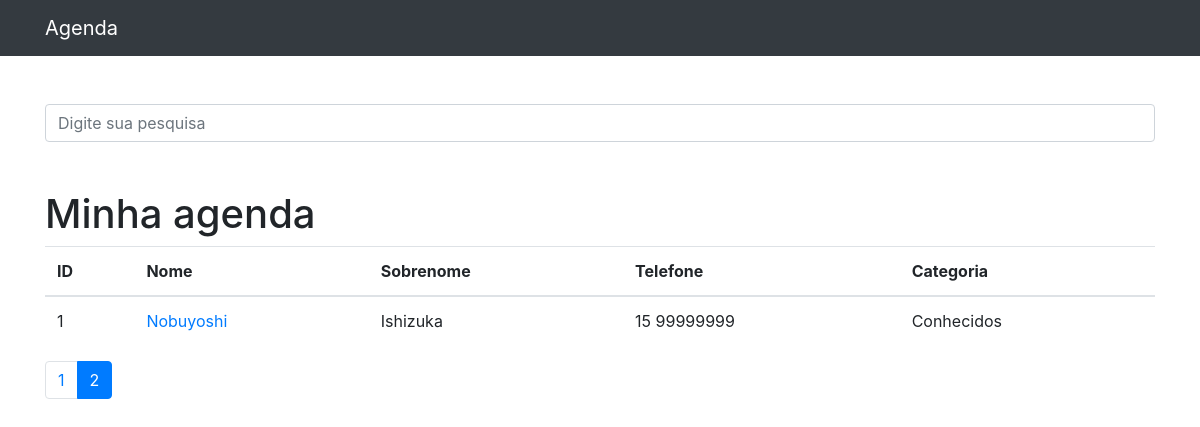
Screenshot of /?p=2&termo= with the database file from the repository.
### contatos/models.py (models this page shows, shortened)
class Contato(models.Model):
    nome = models.CharField(max_length=100)
    sobrenome = models.CharField(max_length=100)
    telefone = models.CharField(max_length=20)
    email = models.CharField(max_length=100)
    data = models.DateTimeField(default=timezone.now())
    descricao = models.TextField(blank=True)
    categoria = models.ForeignKey(Categoria, on_delete=models.DO_NOTHING)
    mostrar = models.BooleanField(default=True)
    foto = models.ImageField(blank=True, upload_to='fotos/%Y/%m')

class Categoria(models.Model):
    nome = models.CharField(max_length=255)
    def __str__(self):
        return self.nome

### contatos/views.py (the view)
# urls.py: path('', views.index, name='index'),
def index(request):
    contatos = Contato.objects.order_by('-id').filter(
        mostrar=True
    )
    paginator = Paginator(contatos, 10)  # Exibindo 10 contatos por página
    page = request.GET.get('p')
    contatos = paginator.get_page(page
                                  )
    return render(request, 'contatos/index.html', {
        'contatos': contatos
    })

### contatos/templates/contatos/index.html
{% extends 'base.html' %}
{% block content %}
        <h1 class="mt-5">Minha agenda</h1>
        <table class="table">
          <thead>
            <tr>
              <th>ID</th>
              <th>Nome</th>
              <th>Sobrenome</th>
              <th>Telefone</th>
              <th>Categoria</th>
            </tr>
          </thead>
          <tbody>
          {% for contato in contatos %}
              <tr>
                  <td>{{ contato.id }}</td>
                <td>
                  <a href="{% url 'ver_contato' contato.id %}"> {{ contato.nome }}</a>
                </td>
                <td>{{ contato.sobrenome }}</td>
                <td>{{ contato.telefone }}</td>
                <td>{{ contato.categoria }}</td>
              </tr>
          {% endfor %}
          </tbody>
        </table>
<nav aria-label="Page navigation example">
  <ul class="pagination">
    {% for pagina in contatos.paginator.page_range %}
        {% if contatos.number == pagina %}
          <li class="page-item active">
            <a class="page-link" href="?p={{pagina}}&termo={{ request.GET.termo }}">{{pagina}}</a>
          </li>
        {% else %}
            <li class="page-item">
            <a class="page-link" href="?p={{pagina}}&termo={{ request.GET.termo }}">{{pagina}}</a>
          </li>
        {% endif %}
    {% endfor %}
  </ul>
</nav>
{% endblock %}

### rows the page displays
Contato: id "1", nome "Nobuyoshi", sobrenome "Ishizuka", telefone "15 99999999", categoria "Conhecidos"

### other values shown
{{ pagina }} "1"
{{ pagina }} "2"
